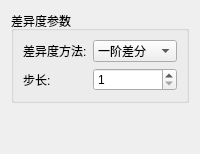
            <widget class="QWidget" name="bigThermalDifferencePage">
             <layout class="QVBoxLayout" name="bigThermalDifferenceLayout">
              <item>
               <widget class="QGroupBox" name="bigThermalDifferenceParamsGroup">
                <property name="title">
                 <string>差异度参数</string>
                </property>
                <layout class="QFormLayout" name="bigThermalDifferenceParamsLayout">
                 <item row="0" column="0">
                  <widget class="QLabel" name="bigThermalDifferenceMethodLabel">
                   <property name="text">
                    <string>差异度方法:</string>
                   </property>
                  </widget>
                 </item>
                 <item row="0" column="1">
                  <widget class="QComboBox" name="bigThermalDifferenceMethodComboBox">
                   <item>
                    <property name="text">
                     <string>一阶差分</string>
                    </property>
                   </item>
                   <item>
                    <property name="text">
                     <string>二阶差分</string>
                    </property>
                   </item>
                  </widget>
                 </item>
                 <item row="1" column="0">
                  <widget class="QLabel" name="bigThermalDifferenceStepLabel">
                   <property name="text">
                    <string>步长:</string>
                   </property>
                  </widget>
                 </item>
                 <item row="1" column="1">
                  <widget class="QSpinBox" name="bigThermalDifferenceStepSpinBox">
                   <property name="minimum">
                    <number>1</number>
                   </property>
                   <property name="maximum">
                    <number>10</number>
                   </property>
                   <property name="value">
                    <number>1</number>
                   </property>
                  </widget>
                 </item>
                </layout>
               </widget>
              </item>
              <item>
               <spacer name="bigThermalDifferenceSpacer">
                <property name="orientation">
                 <enum>Qt::Vertical</enum>
                </property>
                <property name="sizeHint" stdset="0">
                 <size>
                  <width>20</width>
                  <height>40</height>
                 </size>
                </property>
               </spacer>
              </item>
             </layout>
            </widget>
